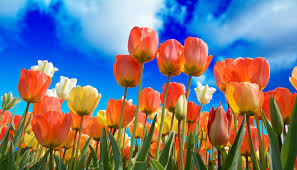
#> input picture 8-9th-week-image-processing/spring.jpg, 297 x 170 px
$ python HSIcomponents.py
#> lines starting #> are read from the running program, lines starting #| are printed output that depends on the picture
import numpy as np
import cv2

img = cv2.imread("spring.jpg", 1)
#> img is the input picture: shape (170, 297, 3); mean B, G, R 126.9, 119.1, 120.6

hsv = cv2.cvtColor(img, cv2.COLOR_RGB2HSV)
#> hsv: shape (170, 297, 3); mean H, S, V 63.9, 187, 197.7
h,s,v = cv2.split(hsv)
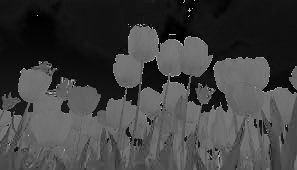
#> h: shape (170, 297); min 0, max 179, mean 63.9
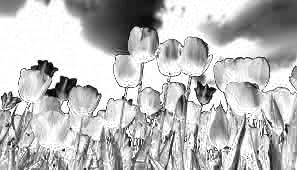
#> s: shape (170, 297); min 0, max 255, mean 187
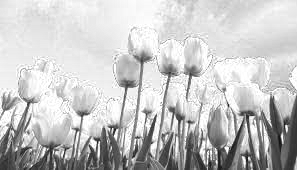
#> v: shape (170, 297); min 16, max 255, mean 197.7
hsv_split = np.concatenate((h,s,v),axis=1)
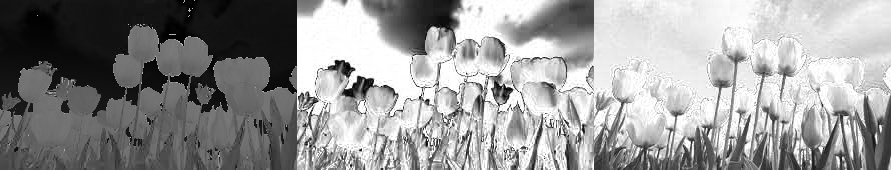
#> hsv_split: shape (170, 891); min 0, max 255, mean 149.5

cv2.imshow("Split HSV",hsv_split) # Hue, Saturation, Intensity
cv2.waitKey(0)
cv2.destroyAllWindows()

$ run again, with 8-9th-week-image-processing/rgbImg.jpg copied over 8-9th-week-image-processing/spring.jpg
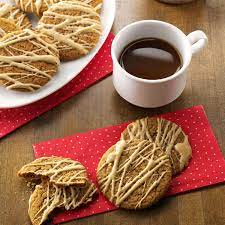
#> input picture 8-9th-week-image-processing/rgbImg.jpg, 225 x 225 px
#> img is the input picture: shape (225, 225, 3); mean B, G, R 78.9, 106.2, 156.9
#> hsv: shape (225, 225, 3); mean H, S, V 107.9, 141.4, 156.9
#> `h,s,v = cv2.split(hsv)`:
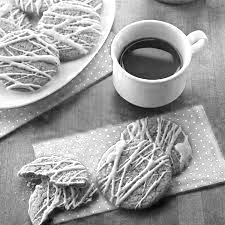
#> v: shape (225, 225); min 3, max 255, mean 156.9
#> `hsv_split = np.concatenate((h,s,v),axis=1)`:
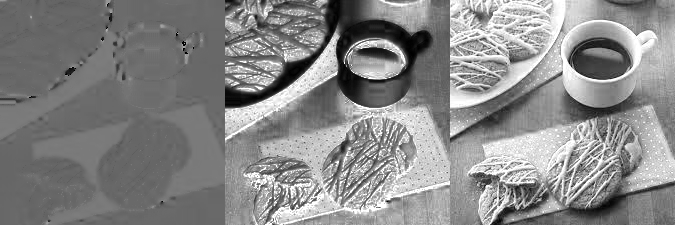
#> hsv_split: shape (225, 675); min 0, max 255, mean 135.4
